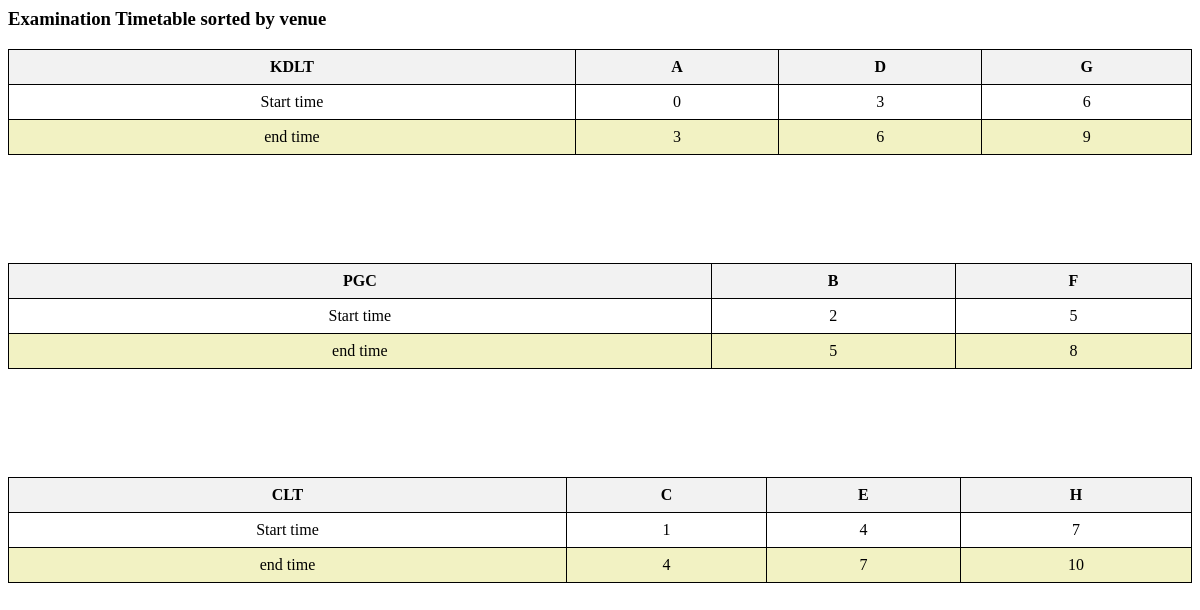
The page / on the database its author committed.
### schedule/models.py (models this page shows, shortened)
class Venue(models.Model):
    name = models.CharField(max_length=100)
    capacity = models.PositiveSmallIntegerField(default=1)
    def __str__(self):
        return f"{self.name}"

class Column(models.Model):
    course_code = models.OneToOneField(CourseCode, on_delete=models.CASCADE, related_name="column")
    time_slot = models.ForeignKey(TimeSlot, on_delete=models.CASCADE, related_name="column")
    venue = models.ForeignKey(Venue, null=True, blank=True, on_delete=models.CASCADE, related_name="column")
    def __str__(self):
        return f"{self.course_code}, {self.time_slot}, {self.venue}"

class CourseCode(models.Model):
    title = models.CharField(max_length=100)
    code = models.CharField(max_length=10)
    student_population = models.PositiveSmallIntegerField(default=1)
    def __str__(self):
        return f"{self.code}"

class TimeSlot(models.Model):
    HOURS = (
        zip(range(0,24), range(0,24))
    )
    HOURS2 = (
        zip(range(0,24), range(0,24))
    )
    MINUTES = (zip(range(0,60), range(0,60)))
    MINUTES2 = (zip(range(0,60), range(0,60)))
    start_hour = models.PositiveSmallIntegerField(choices=HOURS, default=0)
    start_minute = models.PositiveSmallIntegerField(choices=MINUTES, default=0)
    end_hour = models.PositiveSmallIntegerField(choices=HOURS2, default=0)
    end_minute = models.PositiveSmallIntegerField(choices=MINUTES2, default=0)
    @property
    def start_time(self):
        return f"{self.start_hour:02d}:{self.start_minute:02d}"
    @property
    def end_time(self):
        return f"{self.end_hour:02d}:{self.end_minute:02d}"
    def __str__(self):
        return f"{self.start_time} - {self.end_time}"

### schedule/views.py (the view)
# urls.py: path('', testing, name='testing'),
def testing(request):
    s = Schedule()
    columns = Column.objects.select_related("time_slot", "venue").all()
    venues_sorted_columns = []
    venues = []
    for column in columns:
        if column.venue not in venues:
            venues.append(column.venue)
            venues_sorted_columns.append([column])
        else:
            index = venues.index(column.venue)
            venues_sorted_columns[index].append(column)
    print(venues_sorted_columns)
    for column in venues_sorted_columns:
        print(column)
        print()
    """
    add the s.sort_activites function to the stuff
    """
    day = Day.objects.first()
    cells = Cell.objects.all()
    print(day)
    vet = []
    for v in venues_sorted_columns:
        for a in v:
            vet.append(a)
    print(vet)
    for cell in cells:
        if cell.row.day == day and cell.column in vet:
            print(cell)
            cell.value = 1
            cell.save()
    venues_sorted_columns = zip(venues, venues_sorted_columns)
    context = {
            "venues": venues,
            "venues_sorted_columns": venues_sorted_columns ,
        }
    return render(request, 'schedule/testing.html', context)

### schedule/models.py (called while the page is built)
    def __str__(self):
        return f"{self.day}"

    def __str__(self):
        return f"{self.column.course_code}, {self.column.venue}"

### schedule/templates/schedule/testing.html (shortened to what this page needs)
<h3>Examination Timetable sorted by venue</h3>
  {% for venue,activity in venues_sorted_columns %}
  <table>
    <tr>
      <th>{{venue}}</th>
        {% for column in activity %}
          <th>{{column.course_code}}</th>
        {% endfor %}
    </tr>
        <tr>
          <td>Start time</td>
        {% for column in activity %}
        <td> {{column.time_slot.start_hour}}
      </td>
        {% endfor %}
        </tr>
        <td>end time</td>
        {% for column in activity %}
        <td> {{column.time_slot.end_hour}}
      </td>
        {% endfor %}
  </table>
    {% endfor %}

### schedule/templates/schedule/testing.html (style rules this page uses)
table { border-collapse: collapse; width: 100%; overflow-x: scroll; }
th, td { border: 1px solid black; padding: 8px; text-align: center; }
th { background-color: #f2f2f2; }
tr:nth-child(odd) { background-color: #f2f2c3; }

### rows shown on the page
Venue: name "KDLT"
Column: course_code "A", time_slot.start_hour "0", time_slot.end_hour "3"
Column: course_code "D", time_slot.start_hour "3", time_slot.end_hour "6"
Column: course_code "G", time_slot.start_hour "6", time_slot.end_hour "9"
Venue: name "PGC"
Column: course_code "B", time_slot.start_hour "2", time_slot.end_hour "5"
Column: course_code "F", time_slot.start_hour "5", time_slot.end_hour "8"
Venue: name "CLT"
Column: course_code "C", time_slot.start_hour "1", time_slot.end_hour "4"
Column: course_code "E", time_slot.start_hour "4", time_slot.end_hour "7"
Column: course_code "H", time_slot.start_hour "7", time_slot.end_hour "10"
